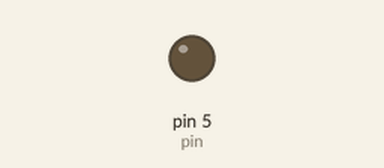
Simulated run of this sketch. Board: Arduino Uno, built with avr-gcc and run on an emulated ATmega328P. Shown: output pins drawn as LEDs (lit = HIGH). What the sketch prints to the serial monitor is not drawn.

Above: at 0.05 s.
Timing chart, 0 to 3.1 s (numbered marks = the images above):
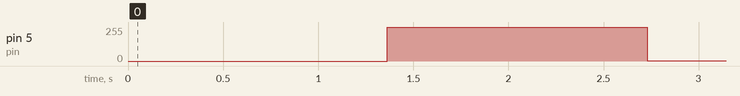

The sketch:

Shift_Lights.ino
```cpp
int pin = 5;

void setup() {
  pinMode(pin, OUTPUT);
  Serial.begin(115200);
  Serial.println("This is to test PWM on Arduino");
}

void loop() {
  delay(50);
  for(int i=0; i<255; i++){
    analogWrite(pin, i);
    delay(5);
    Serial.println(i);
  }
  delay(50);
  for(int i=255; i>0; i--){
    analogWrite(pin, i);
    delay(5);
    Serial.println(i);
  }
}
```

Measured:
- by itself, pin 5 (pin): 0/255 → 254/255 at 1.4 s, → 1/255 1.4 s later, → 254/255 1.4 s later, → 1/255 1.4 s later, … (30 changes in this stretch)
